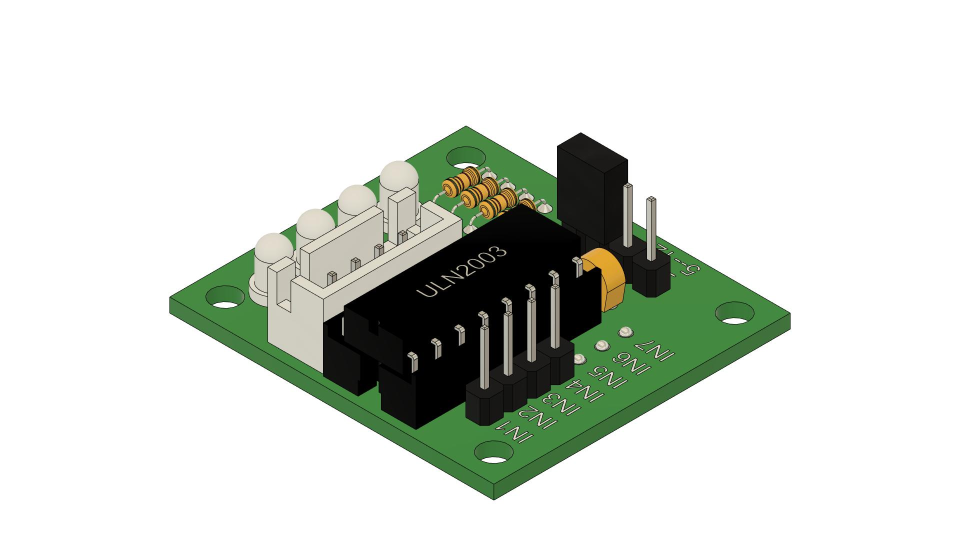
#> input picture oodk(CAD model)/odk2（Generation 2）/28BYJ-48步进电机和ULN2003步进电机驱动板/ULN2003_Stepper_Motor_Driver_Board_ISO.jpg, 1920 x 1080 px (shown at 1/2 size)
$ python -i yolo_camera_preview.py   (imports and definitions only)
#> lines starting #> are read from the running program, lines starting #| are printed output that depends on the picture
#!/usr/bin/env python3
"""YOLO camera preview for ESP32-CAM streams.

This is intentionally local-only: it opens a camera stream, optionally fixes
frame orientation, runs YOLO, and shows the annotated preview window.
"""

from __future__ import annotations

import argparse
from pathlib import Path
import time

import cv2
import numpy as np
from ultralytics import YOLO

COLOR_RANGES = {
    "red": [((0, 80, 45), (10, 255, 255)), ((170, 80, 45), (180, 255, 255))],
    "blue": [((95, 60, 40), (135, 255, 255))],
    "green": [((38, 45, 35), (90, 255, 255))],
    "black": [((0, 0, 0), (180, 255, 80))],
}
DEFAULT_MODEL_PATH = Path(__file__).resolve().parents[3] / "yolo" / "最新的" / "best.pt"


# [50 lines left out: functions parse_args, transform_frame, scale_for_display, normalize_camera_url, not called in this run]


def normalize_camera_source(value: str) -> str | int:
    source = value.strip()
    return int(source) if source.isdigit() else normalize_camera_url(source)


# [86 lines left out: functions result_to_detections, center_crop_box, detect_dominant_color, correct_label_color, not called in this run]


def draw_corrected_results(frame, result) -> None:
    names = result.names
    boxes = result.boxes
    if boxes is None:
        return

    for box in boxes:
        cls_id = int(box.cls[0].item())
        confidence = float(box.conf[0].item())
        x1, y1, x2, y2 = [int(value) for value in box.xyxy[0].tolist()]
        raw_label = names.get(cls_id, str(cls_id)) if isinstance(names, dict) else names[cls_id]
        label = correct_label_color(frame, raw_label, (x1, y1, x2, y2))
        cv2.rectangle(frame, (x1, y1), (x2, y2), (30, 220, 80), 2)
        cv2.putText(
            frame,
            f"{label} {confidence:.2f}",
            (x1, max(18, y1 - 8)),
            cv2.FONT_HERSHEY_SIMPLEX,
            0.5,
            (30, 220, 80),
            1,
            cv2.LINE_AA,
        )


# [42 lines left out: function main, not called in this run]


# [2 lines not run here, left out]

>>> import cv2
>>> picture = cv2.imread('../../../../oodk(CAD model)/odk2（Generation 2）/28BYJ-48步进电机和ULN2003步进电机驱动板/ULN2003_Stepper_Motor_Driver_Board_ISO.jpg', cv2.IMREAD_GRAYSCALE)
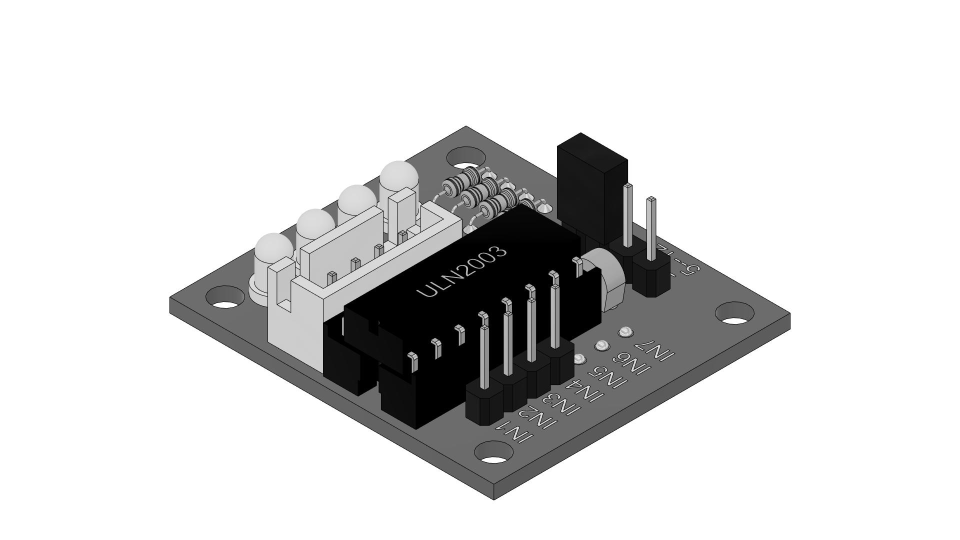
#> picture: shape (1080, 1920) (shown at 1/2 size); min 0, max 255, mean 214.1
>>> result = draw_corrected_results(picture, 'out.png')
#> (the run stopped early here; a loop or call above may not have finished)

$ run again, on oodk(CAD model)/odk2（Generation 2）/28BYJ-48步进电机和ULN2003步进电机驱动板/28BYJ-48_5VDC_ISO2.png
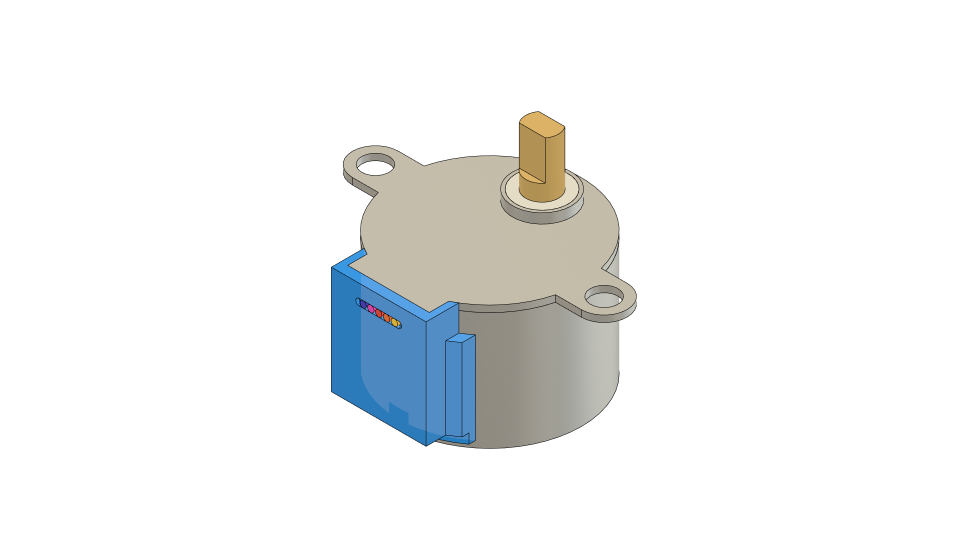
#> input picture oodk(CAD model)/odk2（Generation 2）/28BYJ-48步进电机和ULN2003步进电机驱动板/28BYJ-48_5VDC_ISO2.png, 1920 x 1080 px (shown at 1/2 size)
#> `picture = cv2.imread('../../../../oodk(CAD model)/odk2（Generation 2）/2..`:
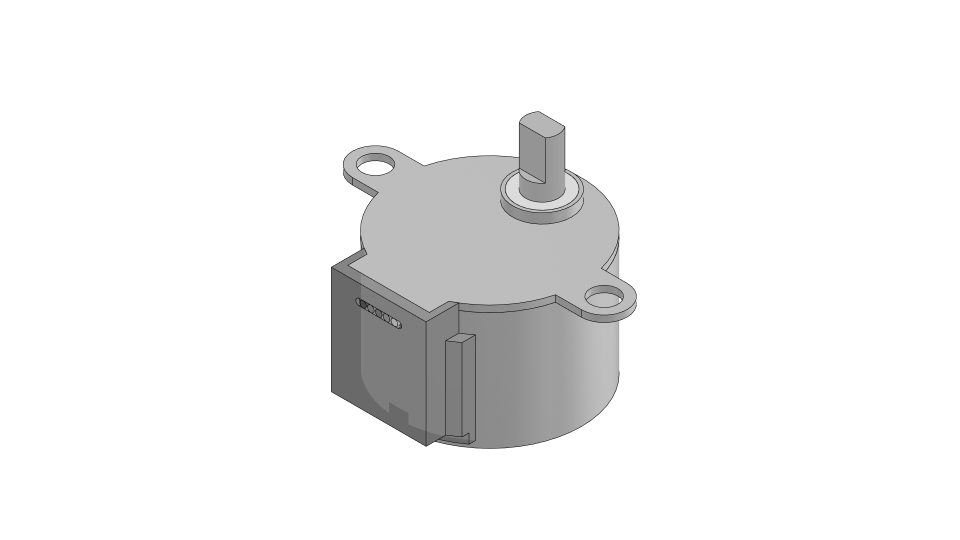
#> picture: shape (1080, 1920) (shown at 1/2 size); min 0, max 255, mean 240.6
